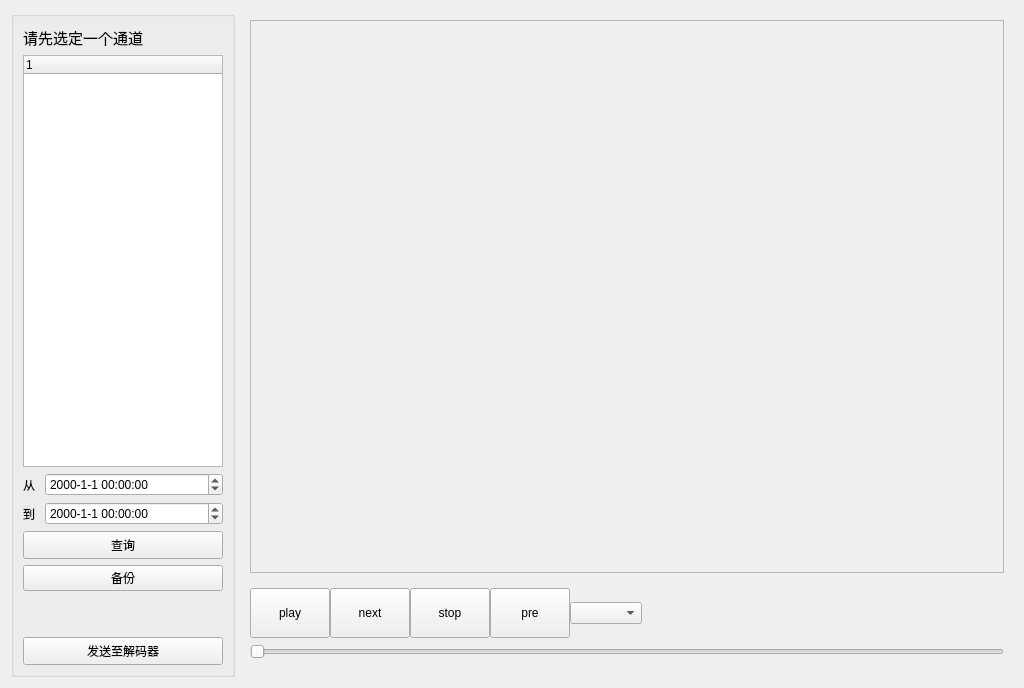
<?xml version="1.0" encoding="UTF-8"?>
<ui version="4.0">
 <class>page_playback</class>
 <widget class="QWidget" name="page_playback">
  <property name="geometry">
   <rect>
    <x>0</x>
    <y>0</y>
    <width>1024</width>
    <height>688</height>
   </rect>
  </property>
  <property name="windowTitle">
   <string>Form</string>
  </property>
  <layout class="QHBoxLayout" name="horizontalLayout_4">
   <item>
    <widget class="QGroupBox" name="groupBox">
     <property name="sizePolicy">
      <sizepolicy hsizetype="Fixed" vsizetype="Expanding">
       <horstretch>0</horstretch>
       <verstretch>0</verstretch>
      </sizepolicy>
     </property>
     <property name="title">
      <string/>
     </property>
     <layout class="QVBoxLayout" name="verticalLayout_3">
      <item>
       <widget class="QLabel" name="lab_srh_info">
        <property name="text">
         <string>&lt;html&gt;&lt;head/&gt;&lt;body&gt;&lt;p&gt;&lt;span style=&quot; font-size:11pt;&quot;&gt;请先选定一个通道&lt;/span&gt;&lt;/p&gt;&lt;/body&gt;&lt;/html&gt;</string>
        </property>
       </widget>
      </item>
      <item>
       <widget class="QTreeWidget" name="treeWidget_nvr">
        <property name="sizePolicy">
         <sizepolicy hsizetype="Fixed" vsizetype="Expanding">
          <horstretch>0</horstretch>
          <verstretch>0</verstretch>
         </sizepolicy>
        </property>
        <property name="minimumSize">
         <size>
          <width>200</width>
          <height>0</height>
         </size>
        </property>
        <property name="maximumSize">
         <size>
          <width>200</width>
          <height>16777215</height>
         </size>
        </property>
        <column>
         <property name="text">
          <string notr="true">1</string>
         </property>
        </column>
       </widget>
      </item>
      <item>
       <layout class="QHBoxLayout" name="horizontalLayout_2">
        <item>
         <widget class="QLabel" name="lab_srh_start">
          <property name="text">
           <string>从 </string>
          </property>
         </widget>
        </item>
        <item>
         <widget class="QDateTimeEdit" name="dateTimeEdit_start">
          <property name="sizePolicy">
           <sizepolicy hsizetype="Expanding" vsizetype="Fixed">
            <horstretch>0</horstretch>
            <verstretch>0</verstretch>
           </sizepolicy>
          </property>
          <property name="displayFormat">
           <string>yyyy-M-d HH:mm:ss</string>
          </property>
         </widget>
        </item>
       </layout>
      </item>
      <item>
       <layout class="QHBoxLayout" name="horizontalLayout_3">
        <item>
         <widget class="QLabel" name="lab_srh_end">
          <property name="text">
           <string>到 </string>
          </property>
         </widget>
        </item>
        <item>
         <widget class="QDateTimeEdit" name="dateTimeEdit_start_2">
          <property name="sizePolicy">
           <sizepolicy hsizetype="Expanding" vsizetype="Fixed">
            <horstretch>0</horstretch>
            <verstretch>0</verstretch>
           </sizepolicy>
          </property>
          <property name="displayFormat">
           <string>yyyy-M-d HH:mm:ss</string>
          </property>
         </widget>
        </item>
       </layout>
      </item>
      <item>
       <widget class="QPushButton" name="btn_srh">
        <property name="minimumSize">
         <size>
          <width>0</width>
          <height>28</height>
         </size>
        </property>
        <property name="text">
         <string>查询</string>
        </property>
        <property name="icon">
         <iconset resource="../other/rc.qrc">
          <normaloff>:/image/search.png</normaloff>:/image/search.png</iconset>
        </property>
        <property name="iconSize">
         <size>
          <width>20</width>
          <height>20</height>
         </size>
        </property>
       </widget>
      </item>
      <item>
       <widget class="QPushButton" name="btn_save">
        <property name="text">
         <string>备份</string>
        </property>
        <property name="icon">
         <iconset resource="../other/rc.qrc">
          <normaloff>:/image/btn_save.png</normaloff>:/image/btn_save.png</iconset>
        </property>
        <property name="iconSize">
         <size>
          <width>20</width>
          <height>20</height>
         </size>
        </property>
       </widget>
      </item>
      <item>
       <spacer name="verticalSpacer">
        <property name="orientation">
         <enum>Qt::Vertical</enum>
        </property>
        <property name="sizeType">
         <enum>QSizePolicy::Fixed</enum>
        </property>
        <property name="sizeHint" stdset="0">
         <size>
          <width>20</width>
          <height>40</height>
         </size>
        </property>
       </spacer>
      </item>
      <item>
       <widget class="QPushButton" name="btn_to_dec">
        <property name="minimumSize">
         <size>
          <width>0</width>
          <height>28</height>
         </size>
        </property>
        <property name="text">
         <string>发送至解码器</string>
        </property>
        <property name="icon">
         <iconset resource="../other/rc.qrc">
          <normaloff>:/image/image_next.png</normaloff>:/image/image_next.png</iconset>
        </property>
        <property name="iconSize">
         <size>
          <width>20</width>
          <height>20</height>
         </size>
        </property>
       </widget>
      </item>
     </layout>
    </widget>
   </item>
   <item>
    <layout class="QVBoxLayout" name="verticalLayout">
     <item>
      <widget class="QStackedWidget" name="stackedWidget">
       <property name="sizePolicy">
        <sizepolicy hsizetype="Expanding" vsizetype="Expanding">
         <horstretch>0</horstretch>
         <verstretch>0</verstretch>
        </sizepolicy>
       </property>
       <property name="currentIndex">
        <number>1</number>
       </property>
       <widget class="QWidget" name="page_srh_ret">
        <layout class="QVBoxLayout" name="verticalLayout_4">
         <property name="topMargin">
          <number>0</number>
         </property>
         <item>
          <widget class="QTableWidget" name="tableWidget">
           <column>
            <property name="text">
             <string>通道</string>
            </property>
           </column>
           <column>
            <property name="text">
             <string>开始时间</string>
            </property>
           </column>
           <column>
            <property name="text">
             <string>结束时间</string>
            </property>
           </column>
          </widget>
         </item>
         <item>
          <widget class="QLabel" name="lab_play_tip">
           <property name="text">
            <string>双击文件播放</string>
           </property>
          </widget>
         </item>
        </layout>
       </widget>
       <widget class="QWidget" name="page_play">
        <layout class="QVBoxLayout" name="verticalLayout_5">
         <item>
          <widget class="QFrame" name="frame_play_window">
           <property name="sizePolicy">
            <sizepolicy hsizetype="Preferred" vsizetype="Expanding">
             <horstretch>0</horstretch>
             <verstretch>0</verstretch>
            </sizepolicy>
           </property>
           <property name="frameShape">
            <enum>QFrame::StyledPanel</enum>
           </property>
           <property name="frameShadow">
            <enum>QFrame::Raised</enum>
           </property>
          </widget>
         </item>
         <item>
          <layout class="QVBoxLayout" name="verticalLayout_2">
           <property name="leftMargin">
            <number>0</number>
           </property>
           <property name="topMargin">
            <number>9</number>
           </property>
           <property name="rightMargin">
            <number>0</number>
           </property>
           <property name="bottomMargin">
            <number>9</number>
           </property>
           <item>
            <layout class="QHBoxLayout" name="horizontalLayout">
             <property name="spacing">
              <number>0</number>
             </property>
             <item>
              <widget class="QPushButton" name="btn_play">
               <property name="sizePolicy">
                <sizepolicy hsizetype="Minimum" vsizetype="Minimum">
                 <horstretch>0</horstretch>
                 <verstretch>0</verstretch>
                </sizepolicy>
               </property>
               <property name="minimumSize">
                <size>
                 <width>60</width>
                 <height>50</height>
                </size>
               </property>
               <property name="text">
                <string>play</string>
               </property>
              </widget>
             </item>
             <item>
              <widget class="QPushButton" name="btn_next">
               <property name="sizePolicy">
                <sizepolicy hsizetype="Minimum" vsizetype="Minimum">
                 <horstretch>0</horstretch>
                 <verstretch>0</verstretch>
                </sizepolicy>
               </property>
               <property name="minimumSize">
                <size>
                 <width>60</width>
                 <height>50</height>
                </size>
               </property>
               <property name="text">
                <string>next</string>
               </property>
              </widget>
             </item>
             <item>
              <widget class="QPushButton" name="btn_stop">
               <property name="sizePolicy">
                <sizepolicy hsizetype="Minimum" vsizetype="Minimum">
                 <horstretch>0</horstretch>
                 <verstretch>0</verstretch>
                </sizepolicy>
               </property>
               <property name="minimumSize">
                <size>
                 <width>60</width>
                 <height>50</height>
                </size>
               </property>
               <property name="text">
                <string>stop</string>
               </property>
              </widget>
             </item>
             <item>
              <widget class="QPushButton" name="btn_pre">
               <property name="sizePolicy">
                <sizepolicy hsizetype="Minimum" vsizetype="Minimum">
                 <horstretch>0</horstretch>
                 <verstretch>0</verstretch>
                </sizepolicy>
               </property>
               <property name="minimumSize">
                <size>
                 <width>60</width>
                 <height>50</height>
                </size>
               </property>
               <property name="text">
                <string>pre</string>
               </property>
              </widget>
             </item>
             <item>
              <widget class="QComboBox" name="comboBox_speed"/>
             </item>
             <item>
              <spacer name="horizontalSpacer">
               <property name="orientation">
                <enum>Qt::Horizontal</enum>
               </property>
               <property name="sizeHint" stdset="0">
                <size>
                 <width>40</width>
                 <height>20</height>
                </size>
               </property>
              </spacer>
             </item>
            </layout>
           </item>
           <item>
            <widget class="QSlider" name="horizontalSlider">
             <property name="orientation">
              <enum>Qt::Horizontal</enum>
             </property>
            </widget>
           </item>
          </layout>
         </item>
        </layout>
       </widget>
      </widget>
     </item>
    </layout>
   </item>
  </layout>
 </widget>
 <resources>
  <include location="../other/rc.qrc"/>
 </resources>
 <connections/>
</ui>
